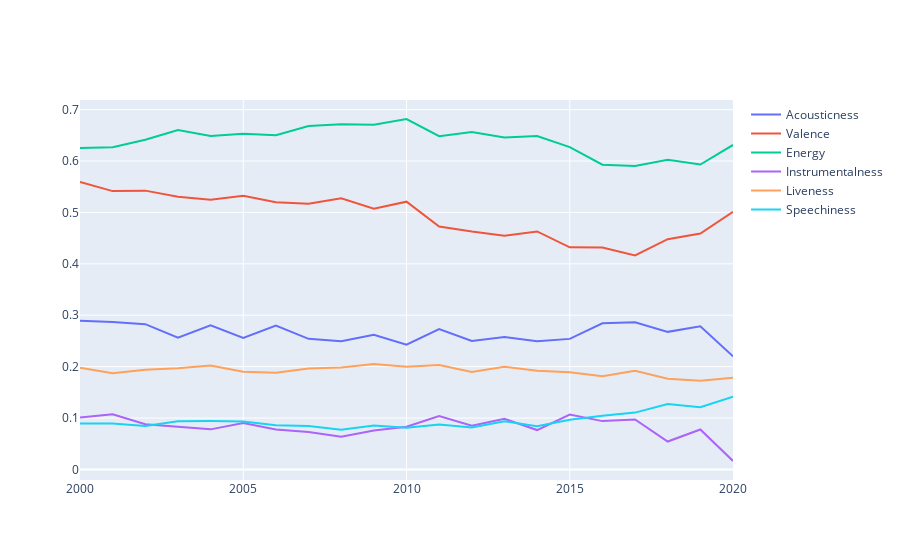

Here is the notebook cell this chart was saved with:
### Code cell
fig = go.Figure()

fig.add_trace(go.Scatter(x=dados_anos['year'], y=dados_anos['acousticness'], name='Acousticness'))
fig.add_trace(go.Scatter(x=dados_anos['year'], y=dados_anos['valence'], name='Valence'))
fig.add_trace(go.Scatter(x=dados_anos['year'], y=dados_anos['energy'], name='Energy'))
fig.add_trace(go.Scatter(x=dados_anos['year'], y=dados_anos['instrumentalness'], name='Instrumentalness'))
fig.add_trace(go.Scatter(x=dados_anos['year'], y=dados_anos['liveness'], name='Liveness'))
fig.add_trace(go.Scatter(x=dados_anos['year'], y=dados_anos['speechiness'], name='Speechiness'))
fig.show()
